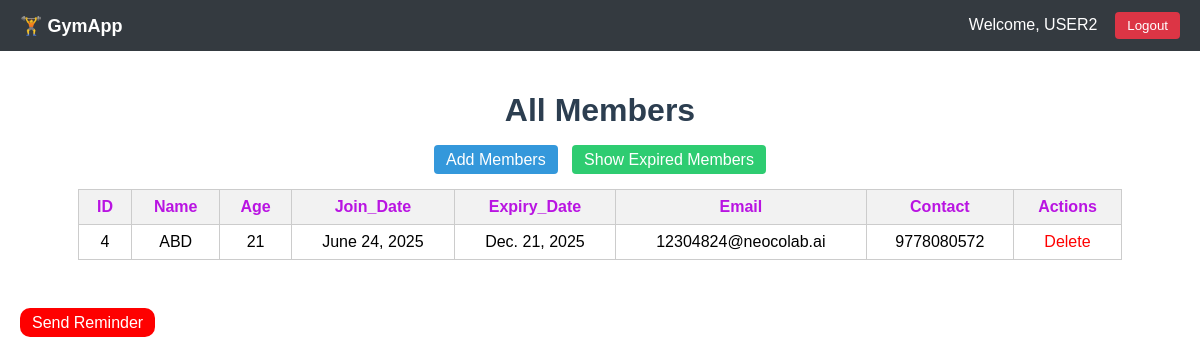
The page /gym_info/ (signed in) on the database its author committed.
### gym_app/models.py (models this page shows, shortened)
class Member(models.Model):
    user=models.ForeignKey(User,on_delete=models.CASCADE)
    contact=models.OneToOneField(Contact,on_delete=models.CASCADE)
    name= models.CharField(max_length=200)
    age=models.IntegerField()
    join_date=models.DateField()
    expiry_date=models.DateField()

class Contact(models.Model):
    email=models.EmailField(unique=True)
    phone=models.CharField(max_length=10,  unique=True)

### gym_app/views.py (the view)
# urls.py: path('', allmembers, name="index"),
@login_required
def allmembers(request):
    show_expired = request.GET.get("show") == "expired"
    if show_expired:
        member = Member.objects.select_related("contact").filter(user=request.user, expiry_date__lt=now().date())
    else:
        member = Member.objects.select_related("contact").filter(user=request.user)
    return render(request, 'gym_app/app.html', {'member': member, 'show_expired': show_expired})

### gym_app/templates/gym_app/app.html
{% extends 'gym_app/base.html' %}
{% block content %}
<h1 style="text-align: center; color: #2c3e50;">
    {% if show_expired %}
        Expired Members
    {% else %}
        All Members
    {% endif %}
</h1>
<div style="text-align: center; margin-bottom: 20px;">
    <a href="{% url 'adding' %}" style="padding: 6px 12px; background-color: #3498db; color: white; text-decoration: none; border-radius: 4px; margin-right: 10px;">Add Members</a>
    <a href="{% url 'index' %}?show={% if show_expired %}all{% else %}expired{% endif %}" style="padding: 6px 12px; background-color: #2ecc71; color: white; text-decoration: none; border-radius: 4px;">
        Show {% if show_expired %}All Members{% else %}Expired Members{% endif %}
    </a>
</div>
<table border="1" cellpadding="10" style="margin: auto; border-collapse: collapse; width: 90%; font-family: Arial, sans-serif;">
    <tr style="background-color: #2980b9; color: rgb(185, 20, 226);">
        <th>ID</th>
        <th>Name</th>
        <th>Age</th>
        <th>Join_Date</th>
        <th>Expiry_Date</th>
        <th>Email</th>
        <th>Contact</th>
        <th>Actions</th>
    </tr>
    {% for i in member %}
    <tr style="text-align: center;">
        <td>{{ i.id }}</td>
        <td>{{ i.name }}</td>
        <td>{{ i.age }}</td>
        <td>{{ i.join_date }}</td>
        <td>{{ i.expiry_date }}</td>
        <td>{{ i.contact.email }}</td>
        <td>{{ i.contact.phone }}</td>
        <td><a href="{% url 'delete_member' i.id %}" style="color: red; text-decoration: none;">Delete</a></td>
    </tr>
    {% endfor %}
</table>
<br>
<br>
<br>
<div>
    <a href="{% url 'reminder' %}" class="btn-btn-warning mb-3"  style="padding: 6px 12px; background-color: #fe0000;  color: white; text-decoration: none; border-radius: 10px;">Send Reminder</a>
</div>
{% endblock %}

### gym_app/templates/gym_app/base.html (shortened to what this page needs)
<!DOCTYPE html>
<html lang="en">
<head>
</head>
<body>
    <div class="navbar">
        <div style="font-weight: bold; font-size: 18px;">
            🏋️ GymApp
        </div>
        <div>
            {% if user.is_authenticated %}
            Welcome, {{ request.user.username|upper }}
            <form method="post" action="{% url 'logout' %}" style="display:inline;">
                <button type="submit"
                    style="background:#dc3545; border:none; color:white; padding:6px 12px; border-radius:4px; cursor:pointer;">
                    Logout
                </button>
            </form>
            {% endif %}
        </div>
    </div>
    <div class="container">
        {% block content %}
        {% endblock %}
    </div>
</body>
</html>

### gym_app/templates/gym_app/base.html (style rules this page uses)
body { font-family: Arial, sans-serif; margin: 0; padding: 0; }
.navbar { background-color: #343a40; color: white; padding: 12px 20px; display: flex; justify-content: space-between; align-items: center; }
.container { padding: 20px; }
table { width: 100%; border-collapse: collapse; margin-top: 10px; }
th, td { padding: 8px 12px; border: 1px solid #ccc; }
th { background-color: #f2f2f2; }
a { color: #007bff; }

### rows shown on the page
Member: id "4", name "ABD", age "21", join_date "June 24, 2025", expiry_date "Dec. 21, 2025", contact.email "12304824@neocolab.ai", contact.phone "9778080572"

### other values the page prints
{{ request.user.username|upper }} "USER2"
